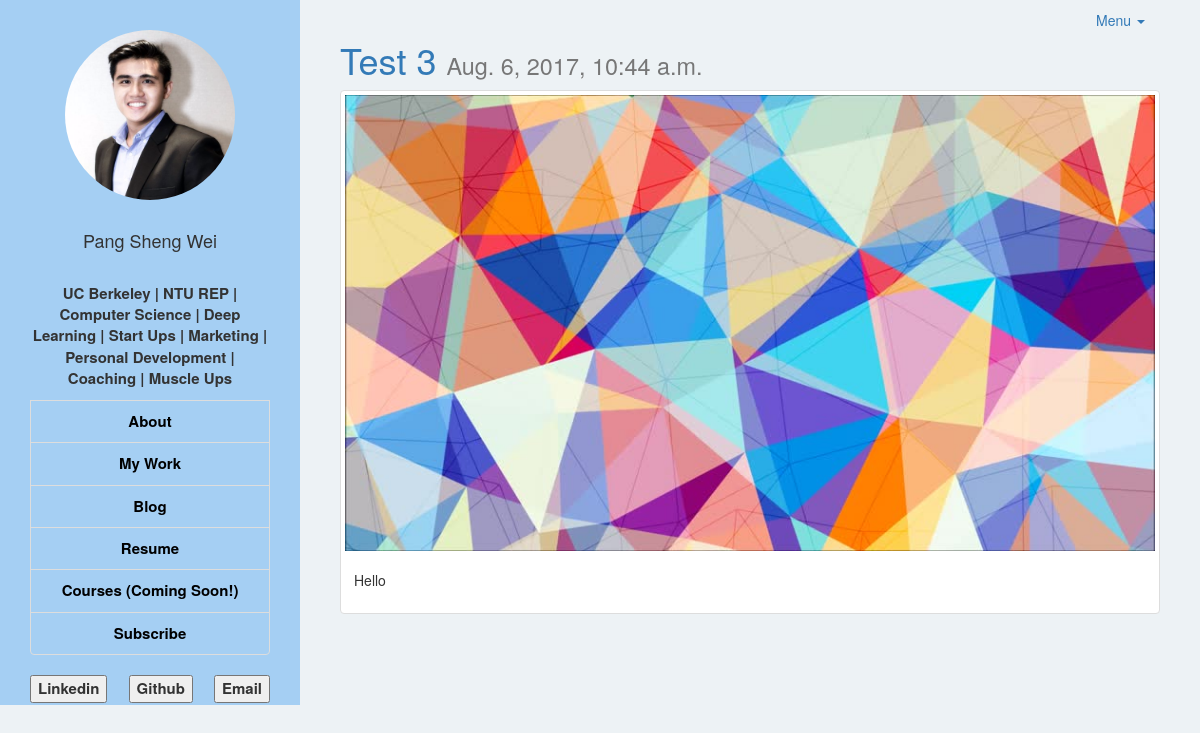
The page /posts/detail/16/ on the database its author committed.
### pswapp/models.py (models this page shows, shortened)
class Post(models.Model):
    title = models.CharField(max_length=120)
    content = models.TextField()
    image = models.ImageField(null=True, blank=True, height_field='height_field', width_field='width_field')
    height_field = models.IntegerField(default=0)
    width_field = models.IntegerField(default=0)
    updated = models.DateTimeField(auto_now=True, auto_now_add=False)
    timestamp = models.DateTimeField(auto_now=False, auto_now_add=True)

### pswapp/views.py (the view)
# urls.py: url(r'posts/detail/(?P<id>\d+)/$', views.post_detail, name='post_detail'),
def post_detail(request, id):
    post = get_object_or_404(Post, id=id)
    context = {
        "title": post.title,
        "post": post,
    }
    return render(request, 'blog_post.html', context)

### pswapp/templates/blog_post.html
{% extends 'base.html' %}
{% load static %}
{% block page %}
<br>
<h1>
  <a>{{ post.title }}</a>
  <small>{{ post.updated }}</small>
</h1>
<div class="row">
  <div class="col-sm-12 col-md-12">
    <div class="thumbnail">
      {% if post.image %}
        <img src='{{ post.image.url }}'/>
      {% endif %}
      <div class="caption">
        <p>{{ post.content | linebreaks }}</p>
      </div>
    </div>
  </div>
</div>
{% endblock %}

### pswapp/static/css/style.css (style rules this page uses)
body { padding-top: 0px; background-color: #EDF2F5; overflow: auto; }

### rows shown on the page
Post: title "Test 3", updated "Aug. 6, 2017, 10:44 a.m.", image (picture), content "Hello"
